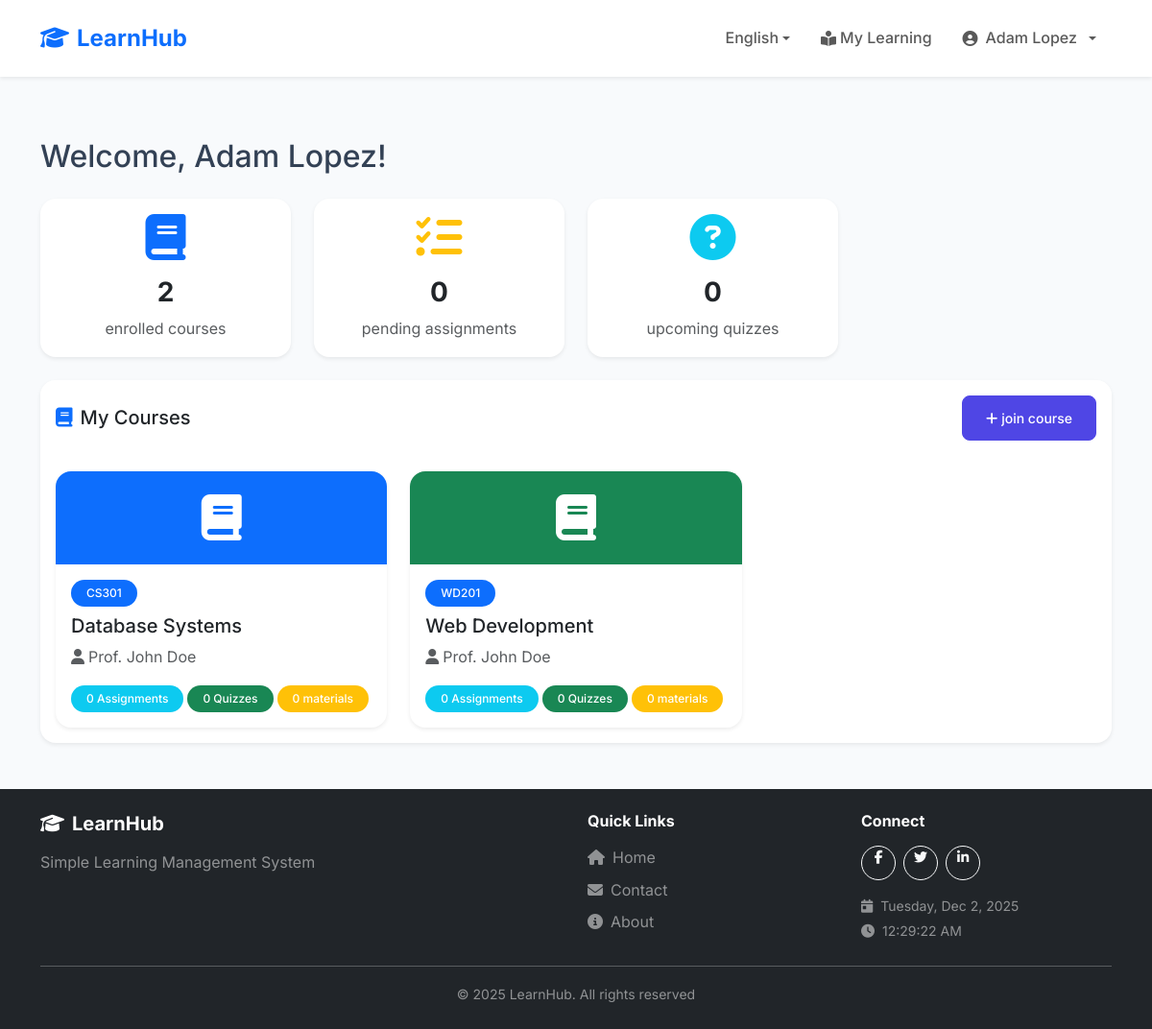
Page /student/ (signed in) on the committed database.
### tables this page shows
CREATE TABLE users (
    id INT AUTO_INCREMENT PRIMARY KEY,
    username VARCHAR(50) UNIQUE NOT NULL,
    email VARCHAR(100) UNIQUE NOT NULL,
    password VARCHAR(255) NOT NULL,
    full_name VARCHAR(100) NOT NULL,
    role ENUM('student', 'teacher', 'admin') DEFAULT 'student',
    status ENUM('pending', 'approved', 'rejected', 'suspended') DEFAULT 'approved',
    student_id VARCHAR(20) NULL,
    profile_picture VARCHAR(255) NULL,
    phone VARCHAR(20) NULL,
    bio TEXT NULL,
    verification_token VARCHAR(100) NULL,
    verification_document VARCHAR(255) NULL,
    verified_at TIMESTAMP NULL,
    verified_by INT NULL,
    created_at TIMESTAMP DEFAULT CURRENT_TIMESTAMP,
    FOREIGN KEY (verified_by) REFERENCES users(id) ON DELETE SET NULL
);

CREATE TABLE courses (
    id INT AUTO_INCREMENT PRIMARY KEY,
    teacher_id INT NOT NULL,
    course_code VARCHAR(20) NOT NULL,
    course_name VARCHAR(100) NOT NULL,
    description TEXT,
    created_at TIMESTAMP DEFAULT CURRENT_TIMESTAMP,
    FOREIGN KEY (teacher_id) REFERENCES users(id) ON DELETE CASCADE
);

### config/languages.php (called while the page is built, shortened)
<?php
$currentLanguage = $_SESSION['language'];
$translationFile = __DIR__ . '/../lang/' . $currentLanguage . '.php';
if (file_exists($translationFile)) {
    $translations = require $translationFile;
} else {
    $translations = require __DIR__ . '/../lang/en.php';
}
function __($key) {
    global $translations;
    return $translations[$key] ?? $key;
}
function getCurrentLanguage() {
    return $_SESSION['language'] ?? 'en';
}
function getLanguageDirection() {
    $rtlLanguages = ['ar'];
    return in_array(getCurrentLanguage(), $rtlLanguages) ? 'rtl' : 'ltr';
}

### config/helpers/auth.php (called while the page is built, shortened)
<?php
function isLoggedIn() {
    return isset($_SESSION['user_id']);
}
function getCurrentUser() {
    global $pdo;
    if ($pdo) {
        $stmt = $pdo->prepare("SELECT * FROM users WHERE id = ?");
        $stmt->execute([$_SESSION['user_id']]);
        return $stmt->fetch();
    }
    return [
        'id' => $_SESSION['user_id'] ?? null,
        'full_name' => $_SESSION['user_name'] ?? '',
        'role' => $_SESSION['user_role'] ?? ''
    ];
}
function hasRole($role) {
    return isset($_SESSION['user_role']) && $_SESSION['user_role'] === $role;
}
?>

### config/helpers/validation.php (called while the page is built, shortened)
<?php
function sanitize($input) {
    return htmlspecialchars(trim($input), ENT_QUOTES, 'UTF-8');
}
?>

### student/index.php (the view, shortened to what this page needs)
<?php
require_once '../config/config.php';
$user = getCurrentUser();
$stmt = $pdo->prepare("SELECT COUNT(*) FROM enrollments WHERE student_id = ?");
$stmt->execute([$user['id']]);
$coursesCount = $stmt->fetchColumn();
$stmt = $pdo->prepare("
    SELECT COUNT(DISTINCT a.id)
    FROM assignments a
    JOIN enrollments e ON a.course_id = e.course_id
    LEFT JOIN submissions s ON a.id = s.assignment_id AND s.student_id = ?
    WHERE e.student_id = ? AND s.id IS NULL AND a.due_date >= NOW()
");
$stmt->execute([$user['id'], $user['id']]);
$pendingAssignments = $stmt->fetchColumn();
$stmt = $pdo->prepare("
    SELECT COUNT(DISTINCT q.id)
    FROM quizzes q
    JOIN enrollments e ON q.course_id = e.course_id
    WHERE e.student_id = ? AND q.due_date >= NOW()
");
$stmt->execute([$user['id']]);
$upcomingQuizzesCount = $stmt->fetchColumn();
$stmt = $pdo->prepare("
    SELECT c.*, u.full_name as teacher_name,
           (SELECT COUNT(*) FROM assignments WHERE course_id = c.id) as assignment_count,
           (SELECT COUNT(*) FROM quizzes WHERE course_id = c.id) as quiz_count,
           (SELECT COUNT(*) FROM materials WHERE course_id = c.id) as material_count
    FROM courses c
    JOIN enrollments e ON c.id = e.course_id
    JOIN users u ON c.teacher_id = u.id
    WHERE e.student_id = ?
    ORDER BY e.enrolled_at DESC
");
$stmt->execute([$user['id']]);
$courses = $stmt->fetchAll();
include '../includes/header.php';
?>
<div class="container my-5">
    <h2 class="mb-4"><?= __('welcome') ?>, <?= sanitize($user['full_name']) ?>!</h2>
    <div class="row g-4 mb-4">
        <div class="col-md-3">
            <div class="card text-center h-100 border-0 shadow-sm">
                <div class="card-body">
                    <div class="mb-3">
                        <i class="fas fa-book fa-3x text-primary"></i>
                    </div>
                    <h3 class="fw-bold"><?= $coursesCount ?></h3>
                    <p class="text-muted mb-0"><?= __('enrolled courses') ?></p>
                </div>
            </div>
        </div>
        <div class="col-md-3">
            <div class="card text-center h-100 border-0 shadow-sm">
                <div class="card-body">
                    <div class="mb-3">
                        <i class="fas fa-tasks fa-3x text-warning"></i>
                    </div>
                    <h3 class="fw-bold"><?= $pendingAssignments ?></h3>
                    <p class="text-muted mb-0"><?= __('pending assignments') ?></p>
                </div>
            </div>
        </div>
        <div class="col-md-3">
            <div class="card text-center h-100 border-0 shadow-sm">
                <div class="card-body">
                    <div class="mb-3">
                        <i class="fas fa-question-circle fa-3x text-info"></i>
                    </div>
                    <h3 class="fw-bold"><?= $upcomingQuizzesCount ?></h3>
                    <p class="text-muted mb-0"><?= __('upcoming quizzes') ?></p>
                </div>
            </div>
        </div>
    </div>
    <div class="card border-0 shadow-sm">
        <div class="card-header bg-white border-0 py-3">
            <div class="d-flex justify-content-between align-items-center">
                <h5 class="mb-0"><i class="fas fa-book text-primary <?= getLanguageDirection() === 'rtl' ? 'ms-2' : 'me-2' ?>"></i><?= __('my_courses') ?></h5>
                <button class="btn btn-primary btn-sm" data-bs-toggle="modal" data-bs-target="#enrollModal">
                    <i class="fas fa-plus <?= getLanguageDirection() === 'rtl' ? 'ms-1' : 'me-1' ?>"></i><?= __('join course') ?>
                </button>
            </div>
        </div>
        <div class="card-body">
            <?php if (empty($courses)): ?>
                <div class="text-center py-5">
                    <i class="fas fa-book fa-4x text-muted mb-3"></i>
                    <p class="text-muted mb-3"><?= __('no_courses_enrolled') ?></p>
                    <button class="btn btn-primary" data-bs-toggle="modal" data-bs-target="#enrollModal">
                        <i class="fas fa-plus <?= getLanguageDirection() === 'rtl' ? 'ms-1' : 'me-1' ?>"></i><?= __('join course') ?>
                    </button>
                </div>
            <?php else: ?>
                <div class="row g-4">
                    <?php
                    $colors = ['primary', 'success', 'warning', 'danger', 'info', 'secondary'];
                    foreach ($courses as $index => $course):
                        $colorClass = $colors[$index % count($colors)];
                    ?>
                        <div class="col-md-4">
                            <a href="course-details.php?id=<?= $course['id'] ?>" class="text-decoration-none">
                                <div class="card h-100 border-0 shadow-sm hover-card">
                                    <div class="card-header bg-<?= $colorClass ?> text-white border-0 text-center py-4">
                                        <i class="fas fa-book fa-3x"></i>
                                    </div>
                                    <div class="card-body">
                                        <span class="badge bg-primary mb-2"><?= sanitize($course['course_code']) ?></span>
                                        <h5 class="card-title text-dark"><?= sanitize($course['course_name']) ?></h5>
                                        <p class="text-muted mb-3"><i class="fas fa-user <?= getLanguageDirection() === 'rtl' ? 'ms-1' : 'me-1' ?>"></i><?= sanitize($course['teacher_name']) ?></p>
                                        <div class="d-flex gap-1 flex-wrap">
                                            <span class="badge bg-info"><?= $course['assignment_count'] ?> <?= __('assignments') ?></span>
                                            <span class="badge bg-success"><?= $course['quiz_count'] ?> <?= __('quizzes') ?></span>
                                            <span class="badge bg-warning"><?= $course['material_count'] ?> <?= __('materials') ?></span>
                                        </div>
                                    </div>
                                </div>
                            </a>
                        </div>
                    <?php endforeach; ?>
                </div>
            <?php endif; ?>
        </div>
    </div>
</div>
<?php include '../includes/footer.php'; ?>

### includes/header.php (shortened to what this page needs)
<?php
$currentUser = getCurrentUser();
?>
<!DOCTYPE html>
<html lang="<?= getCurrentLanguage() ?>" dir="<?= getLanguageDirection() ?>">
<head>
    <link href="https://cdn.jsdelivr.net/npm/bootstrap@5.3.2/dist/css/bootstrap.min.css" rel="stylesheet">
    <link rel="stylesheet" href="https://cdnjs.cloudflare.com/ajax/libs/font-awesome/6.4.2/css/all.min.css">
    <link rel="stylesheet" href="<?= SITE_URL ?>/assets/css/style.css?v=<?= time() ?>">
</head>
<body>
    <nav class="navbar navbar-expand-lg navbar-light bg-white shadow-sm sticky-top">
        <div class="container">
            <a class="navbar-brand fw-bold text-primary" href="<?= SITE_URL ?>">
                <i class="fas fa-graduation-cap <?= getLanguageDirection() === 'rtl' ? 'ms-2' : 'me-2' ?>"></i><?= SITE_NAME ?>
            </a>
            <div class="collapse navbar-collapse" id="navbarNav">
                <ul class="navbar-nav <?= getLanguageDirection() === 'rtl' ? 'me-auto' : 'ms-auto' ?> align-items-center">
                    <li class="nav-item dropdown">
                        <a class="nav-link dropdown-toggle" href="#" id="langDropdown" role="button" data-bs-toggle="dropdown">
                            <?= AVAILABLE_LANGUAGES[getCurrentLanguage()]['flag'] ?> <?= AVAILABLE_LANGUAGES[getCurrentLanguage()]['name'] ?>
                        </a>
                    </li>
                    <?php if (isLoggedIn()): ?>
                        <?php if (hasRole('student')): ?>
                            <li class="nav-item">
                                <a class="nav-link" href="<?= SITE_URL ?>/student/index.php">
                                    <i class="fas fa-book-open-reader <?= getLanguageDirection() === 'rtl' ? 'ms-1' : 'me-1' ?>"></i><?= __('my_learning') ?>
                                </a>
                            </li>
                        <?php endif; ?>
                        <li class="nav-item dropdown">
                            <a class="nav-link dropdown-toggle d-flex align-items-center gap-2" href="#" id="userDropdown" role="button" data-bs-toggle="dropdown">
                                <?php if (!empty($currentUser['profile_picture'])): ?>
                                    <img src="<?= SITE_URL ?>/uploads/<?= sanitize($currentUser['profile_picture']) ?>"
                                         class="rounded-circle"
                                         class="rounded-circle avatar-sm"
                                         alt="<?= sanitize($currentUser['full_name']) ?>">
                                <?php else: ?>
                                    <i class="fas fa-user-circle"></i>
                                <?php endif; ?>
                                <span><?= sanitize($currentUser['full_name']) ?></span>
                            </a>
                        </li>
                    <?php endif; ?>
                </ul>
            </div>
        </div>
    </nav>
    <main>

### assets/css/style.css (style rules this page uses)
:root { --primary-color: #4f46e5; --primary-dark: #4338ca; --secondary-color: #06b6d4; --success-color: #10b981; --warning-color: #f59e0b; --danger-color: #ef4444; --dark-color: #1f2937; --light-color: #f8fafc; --gradient-primary: linear-gradient(135deg, #4f46e5 0%, #06b6d4 100%); }
html, body { height: 100%; margin: 0; }
body { font-family: 'Inter', sans-serif; background-color: #f8fafc; color: #334155; line-height: 1.6; display: flex; flex-direction: column; min-height: 100vh; }
main { flex: 1 0 auto; }
a { text-decoration: none; transition: all 0.3s ease; }
.hover-card { transition: all 0.3s ease; }
.navbar { padding: 1rem 0; }
.navbar-brand { font-size: 1.5rem; flex-shrink: 0; transition: all 0.3s ease; cursor: pointer; }
.navbar-brand i { display: inline-block; transition: transform 0.3s ease; }
.navbar-collapse { flex-grow: 1; }
.nav-link { font-weight: 500; padding: 0.5rem 1rem !important; border-radius: 0.5rem; transition: all 0.3s ease; display: inline-flex; align-items: center; white-space: nowrap; }
.nav-link i { display: inline-block; flex-shrink: 0; }
.card { border: none; border-radius: 1rem; box-shadow: 0 4px 6px -1px rgba(0, 0, 0, 0.1), 0 2px 4px -1px rgba(0, 0, 0, 0.06); transition: all 0.3s ease; overflow: hidden; }
.btn-primary { background: var(--primary-color); border-color: var(--primary-color); padding: 0.75rem 1.5rem; border-radius: 0.5rem; font-weight: 500; }
.badge { padding: 0.5rem 1rem; border-radius: 2rem; font-weight: 500; }

### rows in the picture
users: full_name "Adam Lopez"
courses: course_code "CS301", course_name "Database Systems", teacher.full_name "Prof. John Doe", assignment_count "0", quiz_count "0", material_count "0"
courses: course_code "WD201", course_name "Web Development", teacher.full_name "Prof. John Doe", assignment_count "0", quiz_count "0", material_count "0"

### other values in the picture
SITE_NAME "LearnHub"
AVAILABLE_LANGUAGES[getCurrentLanguage()]['name'] "English"
__('my_learning') "My Learning"
__('welcome') "Welcome"
$coursesCount "2"
__('enrolled courses') "enrolled courses"
$pendingAssignments "0"
__('pending assignments') "pending assignments"
$upcomingQuizzesCount "0"
__('upcoming quizzes') "upcoming quizzes"
__('my_courses') "My Courses"
__('join course') "join course"
__('simple_lms') "Simple Learning Management System"
__('quick_links') "Quick Links"
__('home') "Home"
